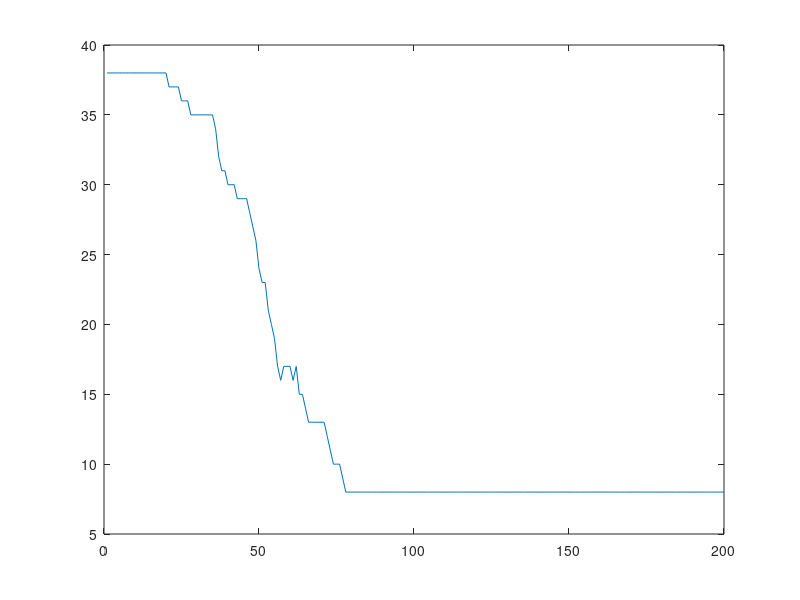

Here is the MATLAB script that generated this plot:

patterns=eye(8)*2-1
targets=patterns

X = [patterns; ones(1,8)];
T = targets;

% generera vikt verktor random element n?ra 0.  

eta = 0.001;
alpha = 0.9;
hidden = 3;
[insize, ndata] = size(patterns);
[outsize, ndata] = size(targets);


w = rand(hidden,(insize+1))* 2/sqrt(insize) - 1/sqrt(insize);
v = rand(outsize,hidden+1)* 2/sqrt(insize) - 1/sqrt(insize);


dv = zeros(outsize,(hidden+1));
dw = zeros(hidden,(insize+1));

epoch = 200; 

%DELTA REGELN
%dW = -n*(W*X - T)*X.';

error=(1:epoch)

for i = 1:epoch
    
    %Fram?t
    hin = w * X;
    hout = [2 ./ (1+exp(-hin)) - 1 ; ones(1,ndata)];
    oin = v * hout;
    out = 2 ./ (1+exp(-oin)) - 1;
    
    %Bak?t
    delta_o = (out - targets) .* ((1 + out) .* (1 - out)) * 0.5;
    delta_h = (v' * delta_o) .* ((1 + hout) .* (1 - hout)) * 0.5;
    delta_h = delta_h(1:hidden, :);
    
    %Viktuppdatering
    dw = (dw .* alpha) - (delta_h * X') .* (1-alpha);
    dv = (dv .* alpha) - (delta_o * hout') .* (1-alpha);
    w = w + dw .* eta;
    v = v + dv .* eta;
    
    p = w(1,1:2);
    k = -w(1, insize+1) / (p*p');
    l = sqrt(p*p');
    
    error(i) = sum(sum(abs(sign(out) - targets)./2));
    
    %Error expalined:
    %1: sign(out) - targets = if both are same sign, we get 0 => zero error
    %2: /2 => because if different sign we'll get 1--1 = 2 but we just want
    %to count it as 1 error, therefore /2
    %3: we then sum each row for it self
    %4: now we have a vector with numbers
    %5: the second sum sums the vector
    
end


plot(error)






